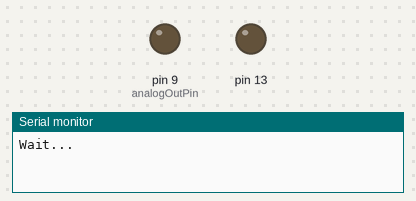
Bench run of a sketch on a simulated Arduino Uno, built with avr-gcc and run on an emulated ATmega328P. Parts: output pins drawn as LEDs (lit = HIGH), the last lines printed to the serial monitor.

Above: at 0.1 s.
At 25.1 s:
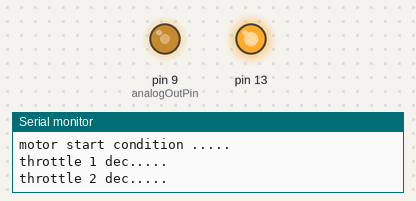
At 50.1 s:
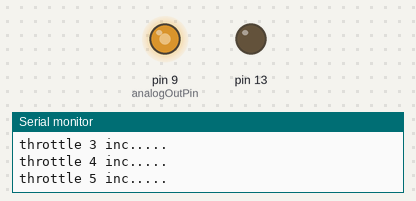
Timing chart, 0 to 51.6 s (numbered marks = the images above):
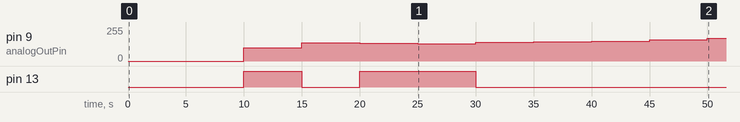

The sketch:

PWM_ESC_test.ino
```cpp
const int analogOutPin = 9; // Analog output pin that the LED is attached to
int outputValue;
int i=0;
void setup()
{
  pinMode(13, OUTPUT);

  Serial.begin(9600);
  Serial.println("Wait...");
  delay(10000);
  Serial.println("ESC32 test Start...");

  digitalWrite(13,HIGH);
  outputValue = 100;
  analogWrite(analogOutPin, outputValue);
  Serial.println("Arm .....");
  delay(5000);

  digitalWrite(13,LOW);
  outputValue = 138;
  analogWrite(analogOutPin, outputValue);
  Serial.println("motor start condition .....");
  delay(5000);

  digitalWrite(13,HIGH);
  outputValue = 133;
  analogWrite(analogOutPin, outputValue);
  Serial.println("throttle 1 dec.....");
  delay(5000);

  digitalWrite(13,HIGH);
  outputValue = 128;
  analogWrite(analogOutPin, outputValue);
  Serial.println("throttle 2 dec.....");
  delay(5000);

  digitalWrite(13,LOW);
  outputValue = 140;
  analogWrite(analogOutPin, outputValue);
  Serial.println("throttle 1 inc.....");
  delay(5000);

  digitalWrite(13,LOW);
  outputValue = 145;
  analogWrite(analogOutPin, outputValue);
  Serial.println("throttle 2 inc .....");
  delay(5000);

  digitalWrite(13,LOW);
  outputValue = 150;
  analogWrite(analogOutPin, outputValue);
  Serial.println("throttle 3 inc.....");
  delay(5000);

  digitalWrite(13,LOW);
  outputValue = 160;
  analogWrite(analogOutPin, outputValue);
  Serial.println("throttle 4 inc.....");
  delay(5000);

  digitalWrite(13,LOW);
  outputValue = 170;
  analogWrite(analogOutPin, outputValue);
  Serial.println("throttle 5 inc.....");
  delay(5000);

}

void loop() {

  char ch=Serial.read();
  if(ch=='q'||i==1)
  {
    analogWrite(analogOutPin, outputValue-=10);
    Serial.print("throttle dec.....");
    Serial.println(outputValue);
    delay(500);
    i=1;
    if(outputValue<10)
    {
      i=0;
    }
  }

  if(ch=='i')
  {
    analogWrite(analogOutPin, outputValue+=10);
    Serial.print("throttle inc.....");
    Serial.println(outputValue);
    delay(500);
  }

  if(ch=='d')
  {
    analogWrite(analogOutPin, outputValue-=10);
    Serial.print("throttle dec.....");
    Serial.println(outputValue);
    delay(500);
  }
}
```
